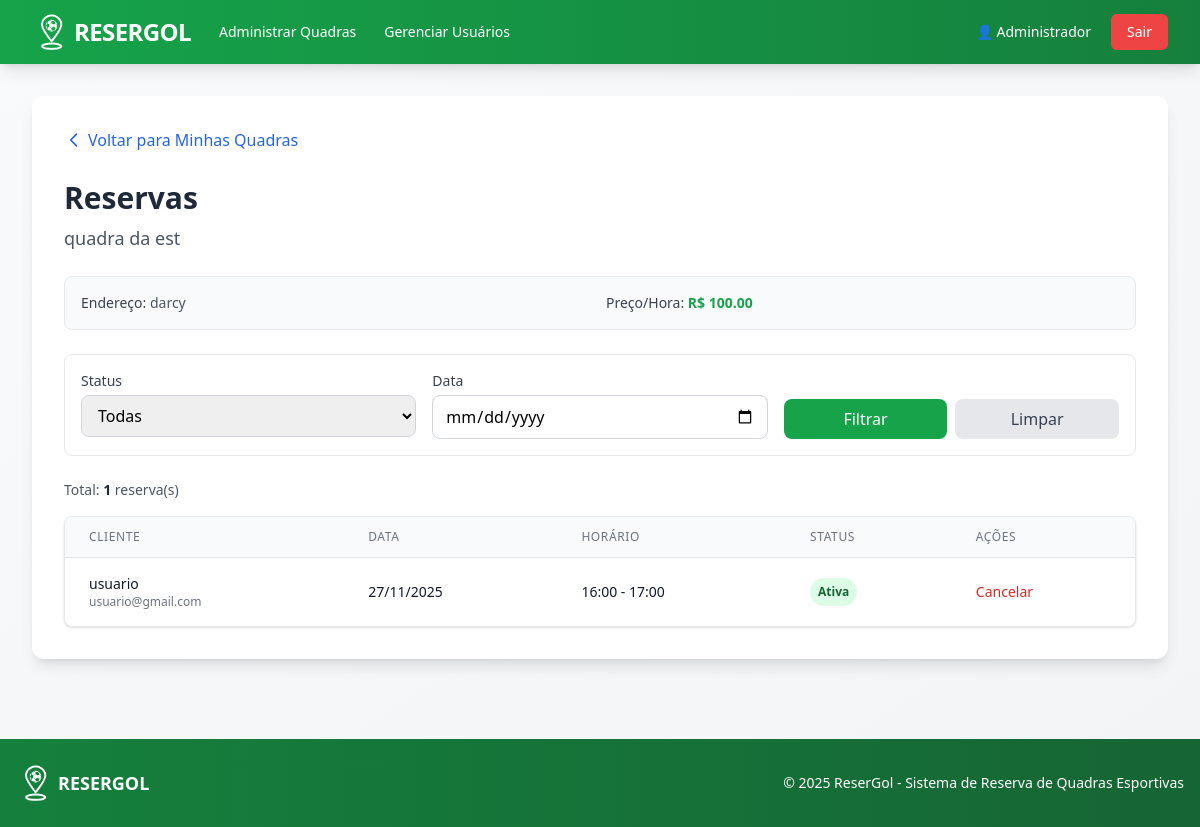
/quadra/1/reservas (signed in), run on the app's committed database.
### models/usuario_model.py (models this page shows, shortened)
class Usuario(UserMixin, db.Model):
    __tablename__ = 'usuarios'
    id = db.Column(db.Integer, primary_key=True)
    nome = db.Column(db.String(120), nullable=False)
    email = db.Column(db.String(120), unique=True, nullable=False)
    senha_hash = db.Column(db.String(255), nullable=False)
    role = db.Column(db.String(20), default='usuario')
    criado_em = db.Column(db.DateTime, default=datetime.utcnow)
    tentativas_login = db.Column(db.Integer, default=0)
    bloqueado_ate = db.Column(db.DateTime, nullable=True)
    quadras = db.relationship('Quadra', backref='dono', lazy=True, foreign_keys='Quadra.dono_id')
    reservas = db.relationship('Reserva', backref='usuario', lazy=True, foreign_keys='Reserva.usuario_id')
    def is_dono_quadra(self):
        return self.role == 'dono_quadra'
    def is_admin(self):
        return self.role == 'admin'

### models/quadra_model.py (models this page shows, shortened)
class Quadra(db.Model):
    __tablename__ = 'quadras'
    id = db.Column(db.Integer, primary_key=True)
    nome = db.Column(db.String(120), nullable=False)
    endereco = db.Column(db.String(255), nullable=False)
    tipo = db.Column(db.String(50), nullable=False)
    descricao = db.Column(db.Text, nullable=True)
    preco_hora = db.Column(db.Float, nullable=False)
    ativa = db.Column(db.Boolean, default=True)
    criado_em = db.Column(db.DateTime, default=datetime.utcnow)
    dono_id = db.Column(db.Integer, db.ForeignKey('usuarios.id'), nullable=False)
    reservas = db.relationship('Reserva', backref='quadra', lazy=True, cascade='all, delete-orphan')

### models/reserva_model.py (models this page shows, shortened)
class Reserva(db.Model):
    __tablename__ = 'reservas'
    id = db.Column(db.Integer, primary_key=True)
    quadra_id = db.Column(db.Integer, db.ForeignKey('quadras.id'), nullable=False)
    usuario_id = db.Column(db.Integer, db.ForeignKey('usuarios.id'), nullable=False)
    data = db.Column(db.Date, nullable=False)
    hora_inicio = db.Column(db.Time, nullable=False)
    hora_fim = db.Column(db.Time, nullable=False)
    status = db.Column(db.String(20), default='ativa')
    criado_em = db.Column(db.DateTime, default=datetime.utcnow)
    atualizado_em = db.Column(db.DateTime, default=datetime.utcnow, onupdate=datetime.utcnow)

### app.py (the view)
@app.route('/quadra/<int:quadra_id>/reservas')
@login_required
def ver_reservas_quadra(quadra_id):
    return QuadraController.ver_reservas_quadra(quadra_id)

### app.py (called while the page is built)
@login_manager.user_loader
def load_user(user_id):
    return Usuario.query.get(int(user_id))

### templates/quadras/reservas_quadra.html (shortened to what this page needs)
{% extends "base.html" %}
{% block content %}
    <div class="mb-6">
        <a href="{{ url_for('minhas_quadras') }}" class="inline-flex items-center text-blue-600 hover:text-blue-700 font-medium">
            <svg class="w-5 h-5 mr-1" fill="none" stroke="currentColor" viewBox="0 0 24 24">
                <path stroke-linecap="round" stroke-linejoin="round" stroke-width="2" d="M15 19l-7-7 7-7"></path>
            </svg>
            Voltar para Minhas Quadras
        </a>
    </div>
    <h2 class="text-3xl font-bold text-gray-800 mb-2">Reservas</h2>
    <p class="text-lg text-gray-600 mb-6">{{ quadra.nome }}</p>
    <div class="bg-gray-50 border border-gray-200 rounded-lg p-4 mb-6">
        <div class="grid grid-cols-1 md:grid-cols-2 gap-3 text-sm">
            <p><span class="font-medium text-gray-700">Endereço:</span> <span class="text-gray-600">{{ quadra.endereco }}</span></p>
            <p><span class="font-medium text-gray-700">Preço/Hora:</span> <span class="text-green-600 font-bold">R$ {{ "%.2f"|format(quadra.preco_hora) }}</span></p>
        </div>
    </div>
    <form method="GET" class="bg-white border border-gray-200 rounded-lg p-4 mb-6">
        <div class="grid grid-cols-1 md:grid-cols-3 gap-4">
            <div>
                <label for="status" class="block text-sm font-medium text-gray-700 mb-1">Status</label>
                <select id="status" name="status"
                        class="w-full px-3 py-2 border border-gray-300 rounded-lg focus:outline-none focus:ring-2 focus:ring-blue-500">
                    <option value="todas" {% if filtro_status == 'todas' %}selected{% endif %}>Todas</option>
                </select>
            </div>
            <div>
                <label for="data" class="block text-sm font-medium text-gray-700 mb-1">Data</label>
                <input type="date" id="data" name="data" value="{{ filtro_data }}"
                       class="w-full px-3 py-2 border border-gray-300 rounded-lg focus:outline-none focus:ring-2 focus:ring-blue-500">
            </div>
            <div class="flex items-end gap-2">
                <button type="submit"
                        class="flex-1 bg-resergol-600 hover:bg-resergol-700 text-white font-medium py-2 px-4 rounded-lg transition">
                    Filtrar
                </button>
                <a href="{{ url_for('ver_reservas_quadra', quadra_id=quadra.id) }}"
                   class="flex-1 text-center bg-gray-200 hover:bg-gray-300 text-gray-700 font-medium py-2 px-4 rounded-lg transition">
                    Limpar
                </a>
            </div>
        </div>
    </form>
    {% if reservas %}
        <p class="text-sm text-gray-600 mb-4">
            Total: <strong class="text-gray-800">{{ reservas|length }}</strong> reserva(s)
        </p>
        <div class="bg-white rounded-lg shadow overflow-hidden border border-gray-200">
            <div class="overflow-x-auto">
                <table class="min-w-full divide-y divide-gray-200">
                    <thead class="bg-gray-50">
                        <tr>
                            <th class="px-6 py-3 text-left text-xs font-medium text-gray-500 uppercase tracking-wider">Cliente</th>
                            <th class="px-6 py-3 text-left text-xs font-medium text-gray-500 uppercase tracking-wider">Data</th>
                            <th class="px-6 py-3 text-left text-xs font-medium text-gray-500 uppercase tracking-wider">Horário</th>
                            <th class="px-6 py-3 text-left text-xs font-medium text-gray-500 uppercase tracking-wider">Status</th>
                            <th class="px-6 py-3 text-left text-xs font-medium text-gray-500 uppercase tracking-wider">Ações</th>
                        </tr>
                    </thead>
                    <tbody class="bg-white divide-y divide-gray-200">
                        {% for reserva in reservas %}
                        <tr class="hover:bg-gray-50 transition">
                            <td class="px-6 py-4">
                                <div class="text-sm font-medium text-gray-900">{{ reserva.usuario.nome }}</div>
                                <div class="text-xs text-gray-500">{{ reserva.usuario.email }}</div>
                            </td>
                            <td class="px-6 py-4 whitespace-nowrap text-sm text-gray-900">
                                {{ reserva.data.strftime('%d/%m/%Y') }}
                            </td>
                            <td class="px-6 py-4 whitespace-nowrap text-sm text-gray-900">
                                {{ reserva.hora_inicio.strftime('%H:%M') }} - {{ reserva.hora_fim.strftime('%H:%M') }}
                            </td>
                            <td class="px-6 py-4 whitespace-nowrap">
                                {% if reserva.status == 'ativa' %}
                                    <span class="px-2 py-1 inline-flex text-xs leading-5 font-semibold rounded-full bg-green-100 text-green-800">
                                        Ativa
                                    </span>
                                {% elif reserva.status == 'cancelada' %}
                                    <span class="px-2 py-1 inline-flex text-xs leading-5 font-semibold rounded-full bg-red-100 text-red-800">
                                        Cancelada
                                    </span>
                                {% else %}
                                    <span class="px-2 py-1 inline-flex text-xs leading-5 font-semibold rounded-full bg-gray-100 text-gray-800">
                                        Concluída
                                    </span>
                                {% endif %}
                            </td>
                            <td class="px-6 py-4 whitespace-nowrap text-sm">
                                {% if reserva.status == 'ativa' %}
                                    <a href="{{ url_for('dono_cancelar_reserva', reserva_id=reserva.id) }}"
                                       onclick="return confirm('Tem certeza que deseja cancelar esta reserva?')"
                                       class="text-red-600 hover:text-red-900 font-medium">
                                        Cancelar
                                    </a>
                                {% else %}
                                    <span class="text-gray-400">-</span>
                                {% endif %}
                            </td>
                        </tr>
                        {% endfor %}
                    </tbody>
                </table>
            </div>
        </div>
    {% endif %}
{% endblock %}

### templates/base.html (shortened to what this page needs)
<!DOCTYPE HTML>
<html lang="pt-BR">
<head>
    <script src="https://cdn.tailwindcss.com"></script>
</head>
<body class="bg-gradient-to-br from-gray-50 to-gray-100 min-h-screen">
    <nav class="bg-gradient-to-r from-resergol-600 to-resergol-700 shadow-lg">
        <div class="max-w-7xl mx-auto px-4 sm:px-6 lg:px-8">
            <div class="flex items-center justify-between h-16">
                <div class="flex items-center space-x-4">
                    <a href="{{ url_for('index') }}" class="flex items-center space-x-0.5 hover:opacity-90 transition">
                        <img src="{{ url_for('static', filename='resergol_pin.png') }}" alt="Logo ReserGol" class="h-10 w-10">
                        <span class="text-white font-bold text-2xl tracking-tight">RESERGOL</span>
                    </a>
                    {% if current_user.is_authenticated %}
                        <div class="hidden md:flex items-center space-x-1 ml-8">
                            {% if current_user.is_admin() %}
                                <a href="{{ url_for('admin_quadras') }}" class="text-white hover:bg-resergol-500 px-3 py-2 rounded-md text-sm font-medium transition">
                                    Administrar Quadras
                                </a>
                            {% endif %}
                            {% if current_user.is_admin() %}
                                <a href="{{ url_for('admin_usuarios') }}" class="text-white hover:bg-resergol-500 px-3 py-2 rounded-md text-sm font-medium transition">
                                    Gerenciar Usuários
                                </a>
                            {% endif %}
                        </div>
                    {% endif %}
                </div>
                                <div class="flex items-center space-x-2">
                    {% if current_user.is_authenticated %}
                        <a href="{{ url_for('perfil') }}" class="text-white hover:bg-resergol-500 px-3 py-2 rounded-md text-sm font-medium transition">
                            👤 {{ current_user.nome.split()[0] }}
                        </a>
                        <a href="{{ url_for('logout') }}" class="bg-red-500 hover:bg-red-600 text-white px-4 py-2 rounded-md text-sm font-medium transition">
                            Sair
                        </a>
                    {% endif %}
                </div>
            </div>
        </div>
    </nav>
    <div class="max-w-7xl mx-auto px-4 sm:px-6 lg:px-8 py-8">
        <div class="bg-white rounded-xl shadow-lg p-6 md:p-8">
            {% block content %}{% endblock %}
        </div>
    </div>
    <footer class="bg-gradient-to-r from-resergol-700 to-resergol-800 text-white mt-12">
        <div class="max-w-7xl mx-auto px-4 py-6">
            <div class="flex flex-col md:flex-row justify-between items-center">
                <div class="flex items-center space-x-0.5 mb-4 md:mb-0">
                    <img src="{{ url_for('static', filename='resergol_pin.png') }}" alt="Logo ReserGol" class="h-10 w-10">
                    <span class="font-bold text-lg">RESERGOL</span>
                </div>
                <p class="text-sm text-center">&copy; 2025 ReserGol - Sistema de Reserva de Quadras Esportivas</p>
            </div>
        </div>
    </footer>
</body>
</html>

### data on the page
Usuario: nome "Administrador"
Quadra: nome "quadra da est", endereco "darcy", preco_hora "100.00"
Reserva: usuario.nome "usuario", usuario.email "usuario@gmail.com", data "27/11/2025", hora_inicio "16:00", hora_fim "17:00", status "Ativa"

### other printed values
{{ reservas|length }} "1"
